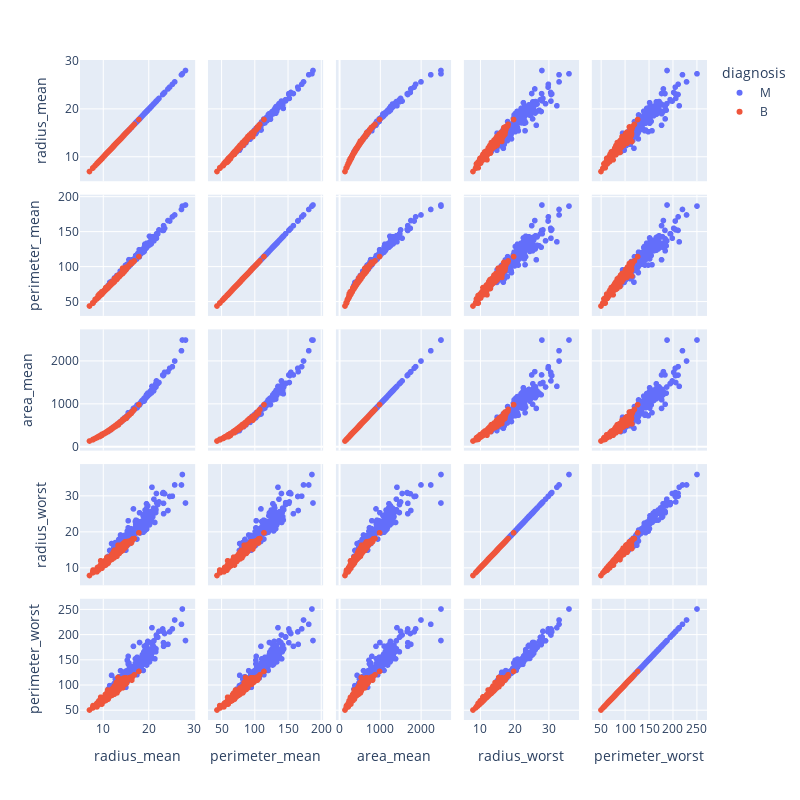

Notebook source saved alongside this figure:
### Code cell
# with color, we specify the column based on whose values we want to assign colors in our plot
# with dimensions, we choose the columns we want to run the scatter plots against
fig = px.scatter_matrix(selected_df, color='diagnosis', dimensions=['radius_mean', 'perimeter_mean', 
                                                                    'area_mean', 'radius_worst', 
                                                                    'perimeter_worst'])

#adjusting height and width for proper viewing
fig.update_layout(height=800, width=800)
fig.show()

### Figure 1 — Plotly figure (JSON) as saved in the notebook; plotly's stock layout.template omitted (floating-point values rounded to 4 significant figures; data arrays with more than 128 entries replaced by an {"elided": "..."} marker saying what was removed)
{"data": [{"dimensions": [{"axis": {"matches": true}, "label": "radius_mean", "values": {"elided": "212 float values"}}, {"axis": {"matches": true}, "label": "perimeter_mean", "values": {"elided": "212 float values"}}, {"axis": {"matches": true}, "label": "area_mean", "values": {"elided": "212 float values"}}, {"axis": {"matches": true}, "label": "radius_worst", "values": {"elided": "212 float values"}}, {"axis": {"matches": true}, "label": "perimeter_worst", "values": {"elided": "212 float values"}}], "hovertemplate": "diagnosis=M<br>%{xaxis.title.text}=%{x}<br>%{yaxis.title.text}=%{y}<extra></extra>", "legendgroup": "M", "marker": {"color": "#636efa", "symbol": "circle"}, "name": "M", "showlegend": true, "type": "splom"}, {"dimensions": [{"axis": {"matches": true}, "label": "radius_mean", "values": {"elided": "357 float values"}}, {"axis": {"matches": true}, "label": "perimeter_mean", "values": {"elided": "357 float values"}}, {"axis": {"matches": true}, "label": "area_mean", "values": {"elided": "357 float values"}}, {"axis": {"matches": true}, "label": "radius_worst", "values": {"elided": "357 float values"}}, {"axis": {"matches": true}, "label": "perimeter_worst", "values": {"elided": "357 float values"}}], "hovertemplate": "diagnosis=B<br>%{xaxis.title.text}=%{x}<br>%{yaxis.title.text}=%{y}<extra></extra>", "legendgroup": "B", "marker": {"color": "#EF553B", "symbol": "circle"}, "name": "B", "showlegend": true, "type": "splom"}], "layout": {"dragmode": "select", "height": 800, "legend": {"title": {"text": "diagnosis"}, "tracegroupgap": 0}, "margin": {"t": 60}, "width": 800}}
